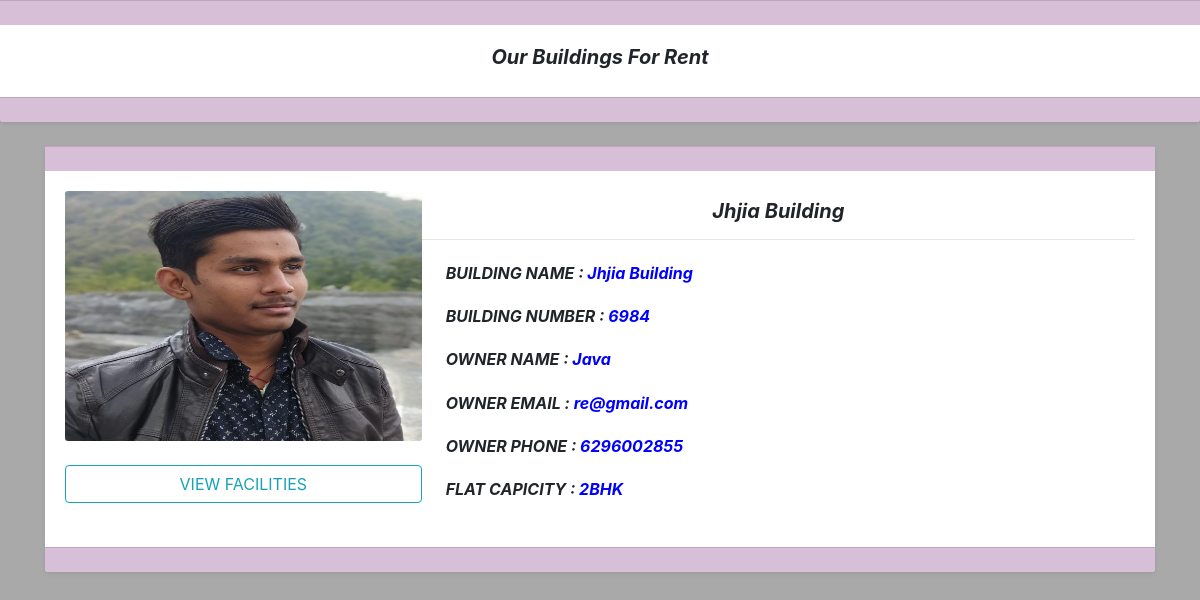
Page /all_rent_house.php on the committed database.
### tables this page shows
CREATE TABLE `users` (
  `slno` int(100) NOT NULL,
  `name` varchar(255) NOT NULL,
  `email` varchar(255) NOT NULL,
  `phone` varchar(100) NOT NULL,
  `password` varchar(100) NOT NULL,
  `cpassword` varchar(100) NOT NULL,
  `building_name` varchar(100) NOT NULL,
  `building_no` varchar(100) NOT NULL,
  `floor` varchar(100) NOT NULL,
  `rent` varchar(100) NOT NULL,
  `flat` varchar(100) NOT NULL,
  `aadhar` varchar(100) NOT NULL,
  `pan` varchar(100) NOT NULL,
  `fdetails` varchar(100) NOT NULL,
  `bdetails` varchar(100) NOT NULL,
  `user` varchar(100) NOT NULL
);

### all_rent_house.php (the view, shortened to what this page needs)
<!doctype html>
<html lang="en">
<head>
    <link rel="stylesheet" href="https://stackpath.bootstrapcdn.com/bootstrap/4.5.2/css/bootstrap.min.css"
>
</head>
<body style="background-color:darkgrey;">
    <div class="shadow-sm bg-white rounded" style="background-color: cyan;">
        <div class="card-footer" style="background-color:thistle;"></div>
        <div class="card-body" style="background-color: white;">
            <h5 class="text-center" style="font-style:italic;"><b><i> Our Buildings For Rent</i></b></h5>
        </div>
        <div class="card-footer" style="background-color: thistle;"></div>
    </div>
    <div class="container">
        <?php
include 'dbconn.php';
$sql="select * from `users`";
$result=mysqli_query($conn,$sql);
while($row=mysqli_fetch_assoc($result)){
if($row['rent']=='yes'){
echo '        <div class="shadow-sm my-4 bg-white rounded" style="background-color: cyan;">
<div class="card-footer" style="background-color:thistle;"></div>
<div class="card-body">
    <div class="" style="width: 100%;">
        <div class="row no-gutters">
            <div class="col-md-4">
                <img src="Details/'.$row['fdetails'].'" class="card-img" height="250" alt="...">
               <a href="rent_inquery.php?rent_id='.$row['building_no'].'" ><button type="submit"  class="form-control btn btn-outline-info my-4">VIEW FACILITIES</button></a>
            </div>
            <div class="col-md-8">
                <h5 class="text-center my-2"><i><b>'.$row['building_name'].'</b></i></h5><hr>
                <h6 class="mx-4 my-4"><i><b>BUILDING NAME : <span style="color:blue;"> '.$row['building_name'].'</span></b></i></h6>
                <h6 class="mx-4 my-4"><i><b>BUILDING NUMBER :<span style="color:blue;"> '.$row['building_no'].'</span></b></i></b></i></h6>
                <h6 class="mx-4 my-4"><i><b>OWNER NAME :<span style="color:blue;"> '.$row['name'].'</span></b></i></b></i></h6>
                <h6 class="mx-4 my-4"><i><b>OWNER EMAIL :<span style="color:blue;"> '.$row['email'].'</span></b></i></b></i></h6>
                <h6 class="mx-4 my-4"><i><b>OWNER PHONE :<span style="color:blue;"> '.$row['phone'].'</span></b></i></b></i></h6>
                <h6 class="mx-4 my-4"><i><b>FLAT CAPICITY :<span style="color:blue;"> '.$row['flat'].'</span></b></i></b></i></h6>
            </div>
        </div>
    </div>
</div>
<div class="card-footer" style="background-color:thistle;"></div>
</div>';
}
}
?>
    </div>
</body>
</html>

### rows in the picture
users: fdetails (picture), building_name "Jhjia Building", building_no "6984", name "Java", email "re@gmail.com", phone "6296002855", flat "2BHK"
